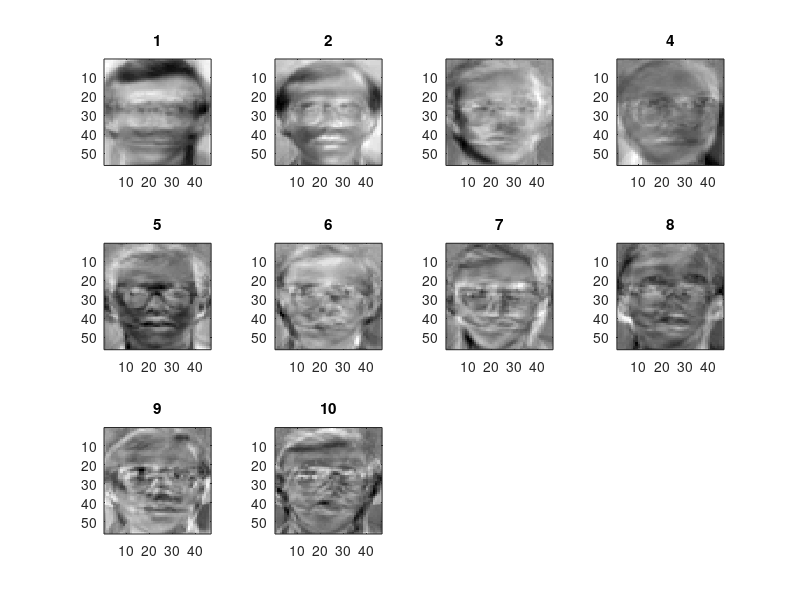

Reproduce this figure in MATLAB. (Note: this script raises an error after producing the figure.)
clear;
clc;
load FaceData_56_46;
Persons = 3
ImagesPerPerson = 10
J = 10
M = [];
for p=(1:Persons)
    for i=(1:ImagesPerPerson)
        x = FaceData(p, i).Image;
        [irow, icol] = size(x);
        x = double(x);
        temp = reshape(x', irow * icol, 1);
        M = [M temp];
    end
end
% subtract mean
x = bsxfun(@minus, M, mean(M, 2));
% calculate covariance
s = cov(x');
% obtain eigenvalue & eigenvector
[V, D] = eigs(s, J);
Z = (x') * V;
figure;
for i=(1:J)
    C = V(:,i);
    CC = reshape(C, [46, 56]);
    subplot(round(sqrt(J)), round(sqrt(J)) + 1, i);
    imagesc(CC');
    title(i)
    colormap gray;
end

id = (1:J);
result = kmeans(Z, Persons);
result_original = kmeans(M', Persons);
% groups = sortrows([id, result], 2)

[acc, rand_index, match] = AccMeasure(result_original, result)
